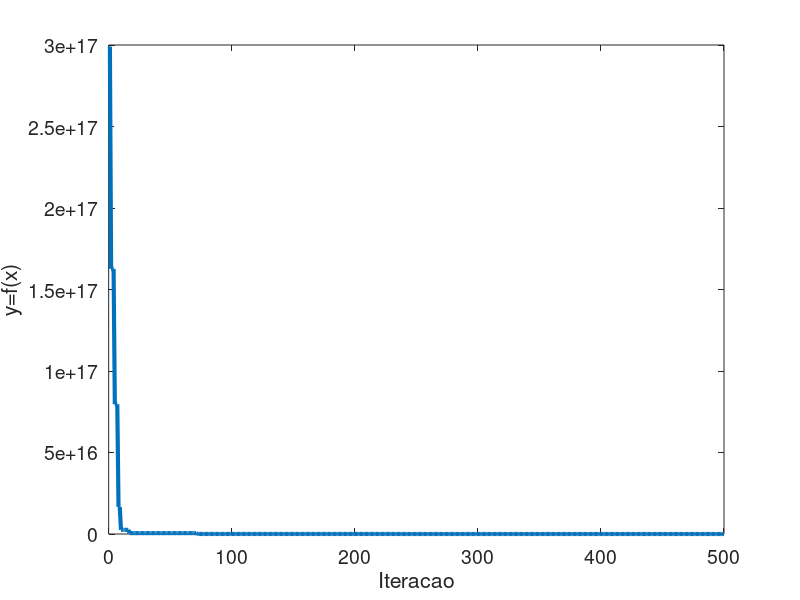
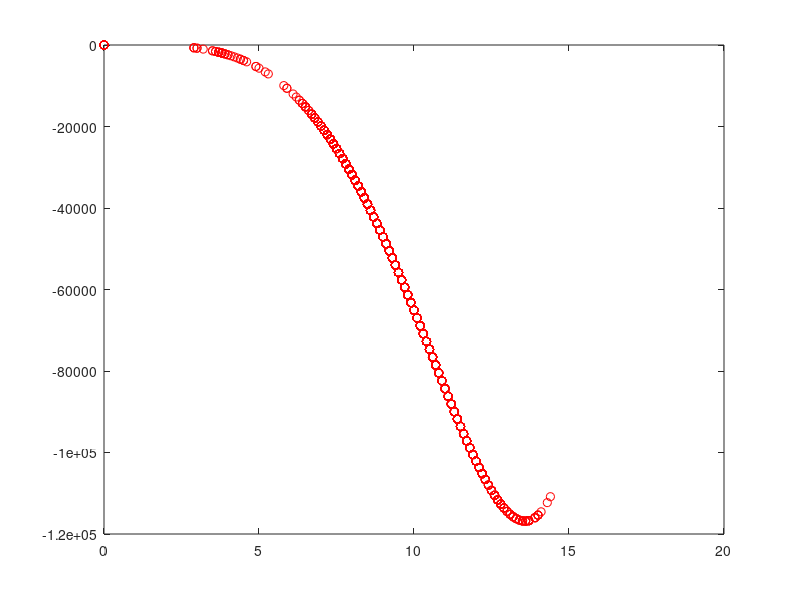

MATLAB code for these plots, in order:
% Implementacao do algoritmo de busca aleatoria GLOBAL (GRS, global random search)
% para encontrar o maximo/minimo de funcoes de 1 variavel
%       f(x) = x^2,   0 < x < 31;
%       f(x) = x*sin(10*pi*x)+1,  -1 < x < 2.
%
% Autor: Guilherme A. Barreto
% Data: 29/11/2017

%clear; clc; close all;

pkg load statistics
load aerogerador.dat
v=aerogerador(:,1);
P=aerogerador(:,2);

%%% Parametros do GRS
Ng=500;   % Numero de iteracoes

% funcao=2;  % Escolhe funcao-objetivo

% Escolhe limites do dominio de x
% if funcao==1,
% 	limites=[0 31];   % Limites do intervalo para funcao: F=x^2
% else    limites=[-1 2];   % Limites do intervalo de busca para funcao: F=x*sin(10*pi*x)+1;
% end

%%%%%%%%%%% Grafico da funcao a ser otimizada
% x=limites(1):0.01:limites(2);  % Dominio de x discretizado em incrementos de 0.1
% f_opt=func_objetivo1D(x,funcao);  % Avalia solucao inicial
%figure; plot(x,f_opt,'k-');
%hold on
%%%%%%%%%%%

limites=[-11 11];
k = 6;
x_best=(unifrnd(limites(1), limites(2), 1, k+1)); 	% Gera solucao inicial dentro do intervalo permitido
% B=polyfit(v, P, k_best);
ypred = polyval(x_best, v);  % Avalia solucao candidata
y = P;
erro = y - ypred;
SEQ = sum(erro.^2);

Fbest=SEQ;

% Fbest=func_objetivo1D(x_best,funcao);  % Avalia solucao inicial

cands = [];

pause(2);
%%% Roda GRS por Ng geracoes
for t=1:Ng,
    iteracao=t;

    x_cand=(unifrnd(limites(1), limites(2), 1, k+1));
    cands = [cands; x_cand];
    ypred = polyval(x_cand, v);
    erro = y - ypred;
    SEQ = sum(erro.^2); % Gera solucao candidata

    Fcand=SEQ;

    % Avalia solucao candidata
    if Fcand<Fbest,	% Se x_cand produz melhor resultado que x_best
        x_best=x_cand;  % x_cand vira "melhor solucao ate o momento"
        Fbest=Fcand;
    end

    % plot(x_best,Fbest,'ro');  %%% Plota melhor solucao (solucoes intermediarias)

    aptidao(t)=Fbest;

end

x_best, Fbest

%plot(x_best,Fbest,'b^');  %%% Plota melhor solucao
%hold off

figure; plot(aptidao,'linewidth',3);
xlabel('Iteracao'); ylabel('y=f(x)');
set(gca, "fontsize", 14);

figure;
plot(v,polyval(x_best, v),'ro');  %%% Plota solucao final
